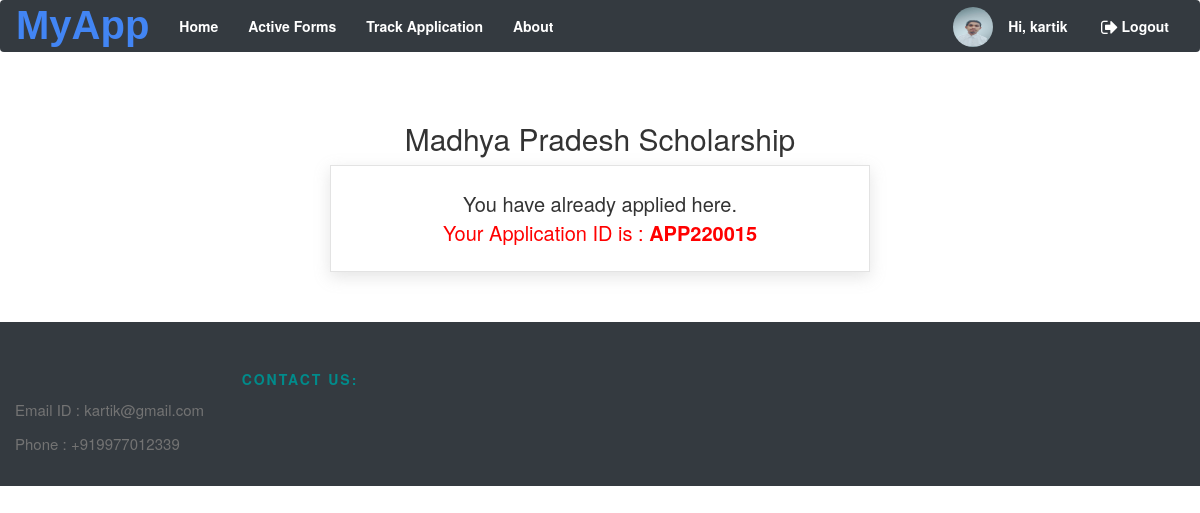
The page /content/scholarships/1 (signed in) on the database its author committed.
### accounts/models.py (models this page shows, shortened)
class CustomUser(AbstractBaseUser, PermissionsMixin):
    GENDERS = (('M', 'Male'), ('F', 'Female'))
    ROLE_CHOICES = (
        ('Teacher', 'Teacher'),
        ('Faculty Advisor', 'Faculty Advisor'),
        ('Dean', 'Dean'),
        ('Head of department', 'Head of department'),
        ('Director', 'Director'),
        ('Admin', 'Admin'),
    )
    username = models.CharField(max_length=50, unique=True)
    email = models.EmailField(unique=True)
    first_name = models.CharField(max_length=100, blank=True)
    last_name = models.CharField(max_length=100, blank=True)
    mobile = models.CharField(max_length=10,
                              validators=[RegexValidator(regex=r'[0-9]{10}', message='Invalid Mobile Number')],
                              blank=True)
    role = models.CharField(max_length=50, choices=ROLE_CHOICES, default='S')
    gender = models.CharField(max_length=1, choices=GENDERS, default='M')
    registration_number = models.CharField('Registration number', max_length=7, unique=True,
                                           validators=[RegexValidator(regex=r'[a-zA-Z]{2}[0-9]{5}',
                                            message='Invalid Registration Number')], blank=True, null=True)
    department = models.ForeignKey('Department', verbose_name="Department", on_delete=models.CASCADE, blank=True, null=True)
    admin = models.CharField(max_length=1, default='N')
    password = models.CharField('password', max_length=128, validators=[validate_password])
    is_student = models.BooleanField(default=True, verbose_name='Student')
    is_active = models.BooleanField(default=True, verbose_name='Active',
                                    help_text='Designates whether this user should be treated as active. '
                                              'Unselect this instead of deleting accounts.')
    is_admin = models.BooleanField(default=False, verbose_name='Staff status',
                                   help_text='Designates whether the user can log into this admin site.')
    image = models.ImageField(default='download.jpg', upload_to='profile/')
    USERNAME_FIELD = 'username'
    EMAIL_FIELD = 'email'
    objects = CustomUserManager()

### content/models.py (models this page shows, shortened)
class Scholarship(models.Model):
    name = models.CharField(max_length=255, default='')
    abbreviation = models.CharField(max_length=10, default='')
    department = models.ForeignKey('accounts.Department', verbose_name="Department", on_delete=models.CASCADE, blank=True,
                                   null=True)
    receiver_authority_id = models.IntegerField(default=1)
    requirements_info = models.TextField(default='Requirement information needs to be updated.')
    max_step = models.IntegerField(default="1")

class Application(models.Model):
    app_id = models.CharField(max_length=20, primary_key=True)
    request = models.ForeignKey(Scholarship, verbose_name="Request", on_delete=models.CASCADE,default=1)
    applicant = models.ForeignKey(CustomUser, verbose_name="Applicant", on_delete=models.CASCADE,default=1)
    category = models.CharField(max_length=300, default="")
    title = models.CharField(max_length=300, default="")
    department = models.ForeignKey('accounts.Department', verbose_name="Department", on_delete=models.CASCADE, blank=True,
                                   null=True)
    attached_pdf = models.FileField(upload_to='documents/',null=True, blank=True, default=None)
    current_authority = models.IntegerField(max_length=300, default="")
    current_step = models.IntegerField(default="0")
    max_step = models.IntegerField(default="1")
    is_approved = models.BooleanField(default=False)
    is_rejected = models.BooleanField(default=False)

### content/views.py (the view)
# urls.py: re_path(r'^scholarships/(?P<s_id>\w+)', views.Scholarship_Detail, name='Scholarship_Detail'),
@csrf_exempt
@login_required_message(message="You should be logged in, in order to perform this")
@login_required(login_url="/login/")
def Scholarship_Detail(request, s_id):
    response = {}
    app = Application.objects.filter(request=s_id, applicant=request.user.id)
    if len(app)>0:
        response['alreadyApplied'] = True
        response['app_id'] = app[0].app_id
        print("IF : ",response['app_id'])
    else:
        response['alreadyApplied'] = False
        response['app_id'] = None
        print("ELSE : ", response['app_id'])
    response['scholarship'] = Scholarship.objects.get(pk=s_id)
    return render(request, 'content/scholarship_detail.html', response)

### templates/content/scholarship_detail.html (shortened to what this page needs)
{% extends 'base.html' %}
{% load static %}
{% block content3 %}"../media/{{ user.image }}"{% endblock content3 %}
{% block content %}
    <body>
    <div class="row main_header" style="text-align: center">
        <h2>{{ scholarship.name }}</h2>
        <div class="container" style="margin-bottom: 50px">
            <div class="col-sm-6 col-sm-offset-3" >
                {% if alreadyApplied %}
                    <div id="uploadForm" class="well well-lg" style="text-align: center; font-size:20px;">
                        You have already applied here.
                        <div style="color:rgb(255, 0, 0)">Your Application ID  is : <b>{{ app_id }}</b></div>
                    </div>
                {% endif %}
            </div>
        </div>
    </div>
</body>
{% endblock content %}

### templates/base.html (shortened to what this page needs)
{% load static %}
<!DOCTYPE html>
<html>
<head>
    {% block head_css %}
        {% block head_css_site %}
            <link rel="stylesheet" href="{% static 'css/style.css' %}">
            <link rel="stylesheet" href="https://maxcdn.bootstrapcdn.com/bootstrap/3.4.1/css/bootstrap.min.css">
            <link rel="stylesheet" href="https://maxcdn.bootstrapcdn.com/font-awesome/4.5.0/css/font-awesome.min.css">
        {% endblock head_css_site %}
    {% endblock head_css %}
</head>
<body style="background-image: url("{% static "images/bg1.jpg" %}")>
<header>
    <nav style="margin-bottom: 50px; background-color:#343a40;font-size: 14px;z-index: 1000;"
         class="navbar  ">
        {%  if not user.is_authenticated %}
        <div class="container-fluid">
            <a id="nitadda" href="#" class="navbar-brand faa-pulse faa-slow animated" data-toggle="popover"
               data-trigger="focus" data-html="true" data-placement="bottom">
                <i class="fa fa-lg"><strong><span style="font-family: 'Product Sans',sans-serif;font-size:40px;"><span
                        class="g-blue">M</span><span
                        class="g-blue">y</span><span
                        class="g-blue">A</span><span
                        class="g-blue">p</span><span
                        class="g-blue">p</span></span></strong></i>
            </a>
            <div id="navbar1" class="navbar-collapse collapse">
                <ul id="mynav" class="nav navbar-nav">
                    <li class="active" {% if request.path == '/' %}style="background: #ffd13d"{% endif %}>
                        <a class="faa-parent animated-hover" href="/"
                            {% if request.path == '/' %}style="color: #146471;"{% endif %}>
                            Home
                        </a>
                    </li>
                    <li class="active" {% if request.path == '/content/about' %}style="background: #ffd13d"{% endif %}>
                        <a class="faa-parent animated-hover" href="/content/about"
                            {% if request.path == '/content/about' %}style="color: #146471;"{% endif %}>
                            About
                        </a>
                    </li>
                </ul>
                <ul id="rightnav" class="nav navbar-nav navbar-right">
                    <li {% if request.path == '/login/' %}style="background: #ffd13d"{% endif %}>
                        <a class="faa-parent animated-hover" href="/login">
                            <i class="fa fa-fw fa-lg fa-sign-in faa-tada faa-fast"></i>Login
                        </a>
                    </li>
                </ul>
            </div>
        </div>
        {% else %}
        {% if request.user.is_student %}
            <div class="container-fluid">
            <a id="nitadda" href="#" class="navbar-brand faa-pulse faa-slow animated" data-toggle="popover"
               data-trigger="focus" data-html="true" data-placement="bottom">
                <i class="fa fa-lg"><strong><span style="font-family: 'Product Sans',sans-serif;font-size:40px;"><span
                        class="g-blue">M</span><span
                        class="g-blue">y</span><span
                        class="g-blue">A</span><span
                        class="g-blue">p</span><span
                        class="g-blue">p</span></span></strong></i>
            </a>
            <div id="navbar1" class="navbar-collapse collapse">
                <ul id="mynav" class="nav navbar-nav">
                    <li class="active" {% if request.path == '/' %}style="background: #ffd13d"{% endif %}>
                        <a class="faa-parent animated-hover" href="/"
                            {% if request.path == '/' %}style="color: #146471;"{% endif %}>
                            Home
                        </a>
                    </li>
                    <li class="active" {% if request.path == '/content/scholarships/' %}style="background: #ffd13d"{% endif %}>
                        <a class="faa-parent animated-hover" href="/content/scholarships"
                            {% if request.path == '/content/scholarships/' %}style="color: #146471;"{% endif %}>
                            Active Forms
                        </a>
                    </li>
                    <li class="active" {% if request.path == '/track_application/' %}style="background: #ffd13d"{% endif %}>
                        <a class="faa-parent animated-hover" href="{% url 'content:Track_Application'%}"
                            {% if request.path == '/track_application/' %}style="color: #146471;"{% endif %}>
                            Track Application
                        </a>
                    </li>
                    <li class="active" {% if request.path == '/content/about' %}style="background: #ffd13d"{% endif %}>
                        <a class="faa-parent animated-hover" href="/content/about"
                            {% if request.path == '/content/about' %}style="color: #146471;"{% endif %}>
                            About
                        </a>
                    </li>
                </ul>
                <ul id="rightnav" class="nav navbar-nav navbar-right">
                    {% if user.is_authenticated %}
                        <li><img style="border-radius: 50%; float: right; margin-top: 6px"
                                 alt="Profile Picture"
                                 src={% block content3 %}"media/{{ user.image }}"{% endblock content3 %} height="40px"
                                 width="40px"></li>
                        <li {% if request.path == '/content/profile' %}style="background: #ffd13d"{% endif %}>
                            <a class="faa-parent animated-hover" href="/content/profile">
                                Hi, {{ request.user.first_name }}
                            </a>
                        </li>
                        <li>
                            <a class="faa-parent animated-hover" href="/logout">
                                <i class="fa fa-fw fa-lg fa-sign-out  faa-tada faa-fast"></i>Logout
                            </a>
                        </li>
                    {% else %}
                        <li {% if request.path == '/login/' %}style="background: #ffd13d"{% endif %}>
                            <a class="faa-parent animated-hover" href="/login">
                                <i class="fa fa-fw fa-lg fa-sign-in faa-tada faa-fast"></i>Login
                            </a>
                        </li>
                    {% endif %}
                </ul>
            </div>
        </div>
        {% endif %}
        {% endif %}
    </nav>
</header>
{% block content %}{% endblock content %}
<footer class="site-footer" style="background-color:#343a40;">
   <div class="container-fluid">
       <div class=" text-center row">
           <div class="col-sm-12 col-md-6">
                <h6 id="about">Contact Us:</h6>
                <p class="text-justify">Email ID : kartik@gmail.com</p>
               <p class="text-justify">Phone : +919977012339</p>
           </div>
       </div>
   </div>
</footer>
</body>
</html>

### static/css/style.css (style rules this page uses)
a { cursor: pointer; }
body { background-color: #EFECE9; }
.navbar .nav > li > a, .dropdown-content > a { color: white; font-size: 14px; font-weight: bold; text-decoration: none; }
footer { background-color: #4CB96B; }
.site-footer { background-color: black; padding: 45px 0 20px; font-size: 15px; line-height: 24px; color: #737373; }
.site-footer h6 { color: darkcyan; font-weight: bold; font-size: 14px; text-transform: uppercase; margin-top: 5px; letter-spacing: 2px }
@media (min-width: 1200px) { .container { width: 1170px; } }
@media (min-width: 992px) { .container { width: 970px; } }
@media (min-width: 768px) { .container { width: 750px; } }
.container { padding-right: 15px; padding-left: 15px; margin-right: auto; margin-left: auto; }
.g-blue { color: #4285F4; }
.active { color: #146471; }
#uploadForm { border-radius: 0; background-color: white; margin: auto; max-width: 720px; height: auto; -webkit-box-shadow: 0px 5px 15px 0px rgba(150, 150, 150, 0.25); -moz-box-shadow: 0px 5px 15px 0px rgba(150, 150, 150, 0.25); box-shadow: 0px 5px 15px 0px rgba(150, 150, 150, 0.25); }
html, body { position: relative; margin: 0; padding: 0; }
body { background-color: #232323; }
body { background-color:#163a63; color:#163a63; }
h2 { color:#34ca78; }

### rows shown on the page
CustomUser: image (picture), user.first_name "kartik"
Scholarship: name "Madhya Pradesh Scholarship"
Application: app_id "APP220015"
